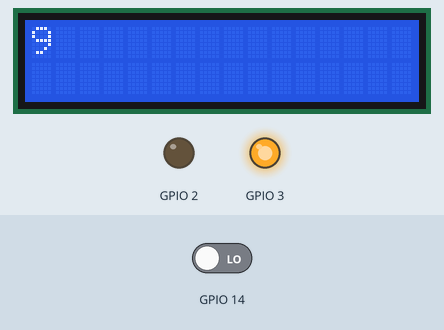
This program was run on a simulated Raspberry Pi (BCM pin numbers). Shown: 16×2 character LCD, output pins drawn as LEDs (lit = HIGH). The test bench sets the inputs (shaded band); at power-on: GPIO 14 LOW.

Above: at 1.2 s.
1.3 s: GPIO 14 driven HIGH
At 12.2 s:
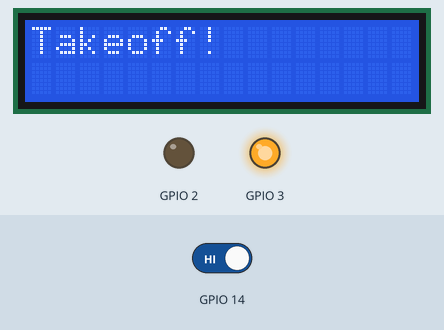
At 13.8 s:
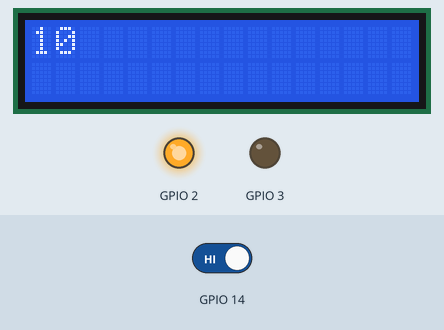
16.6 s: GPIO 14 driven LOW
At 26.9 s:
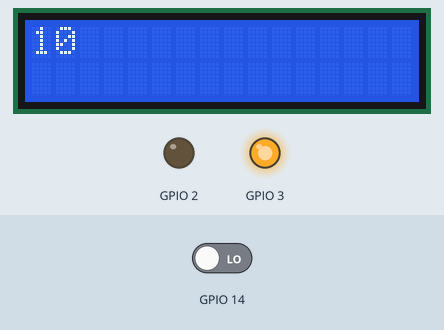
Timing chart, 0 to 28.4 s (numbered marks = the images above; inputs shaded):
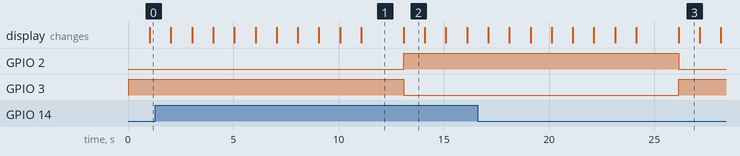

Measured:
- after the input at 1.3 s, GPIO 2: LOW → HIGH after 11.8 s; GPIO 3: HIGH → LOW after 11.8 s
- after the input at 16.6 s, GPIO 2: HIGH → LOW after 9.5 s; GPIO 3: LOW → HIGH after 9.5 s
- what the display in image 1 shows lasts 2.0 s, from 11.1 s to 13.1 s
- what the display in image 2 shows lasts 1.0 s, from 13.1 s to 14.1 s

The program:

lcd-test.py
```python
import Adafruit_CharLCD as LCD
import RPi.GPIO as IO
import time

def countdown():
    i = 10
    while i >= 0:
        lcd.message(str(i))
        time.sleep(1.0)
        lcd.clear()
        if i == 0:
            lcd.message('Takeoff!')

        i = i-1

    time.sleep(2.0)
    lcd.clear()
    return

IO.setwarnings(False)
IO.setmode(IO.BCM)
IO.setup(2, IO.OUT) #GPIO 2 -> RED
IO.setup(3, IO.OUT) #GPIO 3 - GREEN
IO.setup(14, IO.IN) #GPIO 14 - IR

lcd_rs = 27
lcd_en = 22
lcd_d4 = 25
lcd_d5 = 24
lcd_d6 = 23
lcd_d7 = 18

lcd_backlight = 4
lcd_columns = 16
lcd_rows = 2

lcd  = LCD.Adafruit_CharLCD(lcd_rs, lcd_en, lcd_d4, lcd_d5, lcd_d6, lcd_d7, lcd_columns, lcd_rows, lcd_backlight)

while True:
    if(IO.input(14) == True):
        IO.output(2, True)
        IO.output(3, False)

    if(IO.input(14) == False):
        IO.output(3, True)
        IO.output(2, False)

    countdown()
```
